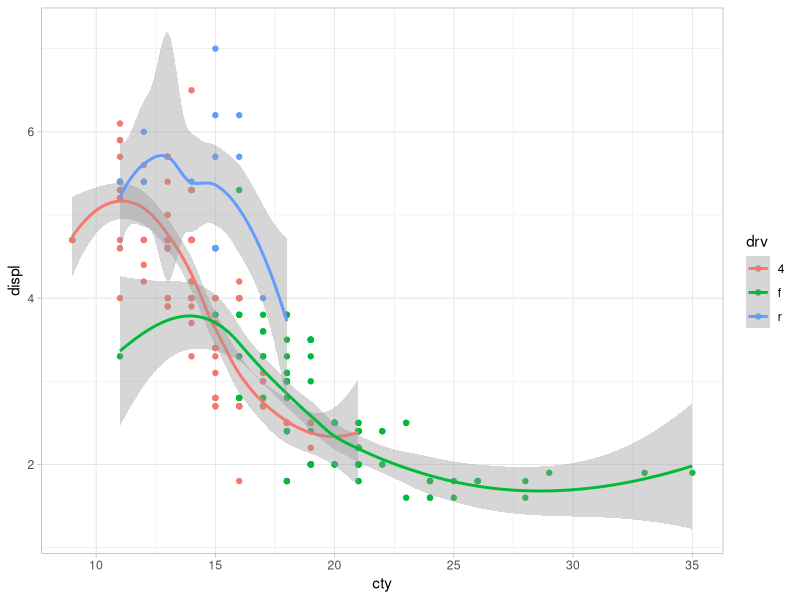
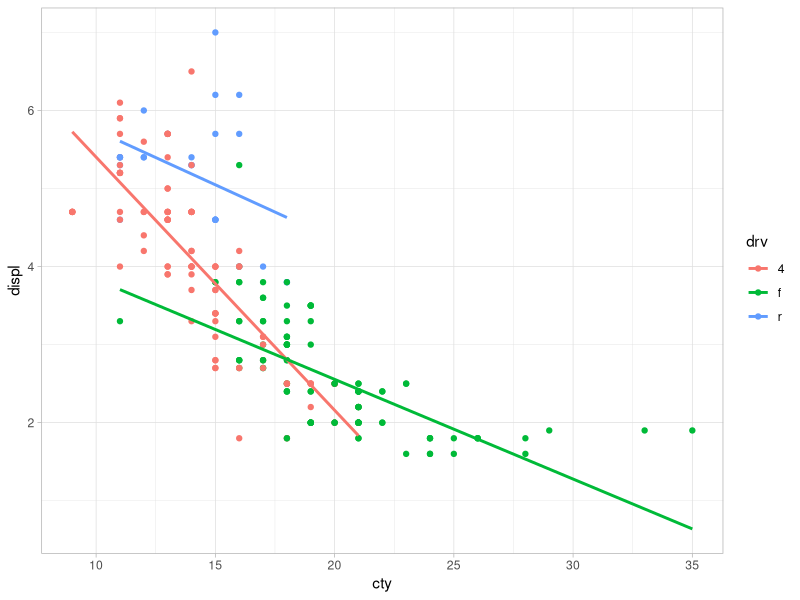

Source code (R) for these figures, in order:
## ---- chunk 1
library(tidyverse)
## ---- chunk 2
head(mpg)
## ---- chunk 3
ggplot(mpg,aes(x=cty,y=displ,color=drv)) +
  geom_point() + 
  geom_smooth() +
  theme_light()
## ---- chunk 4
ggplot(mpg,aes(x=cty,y=displ,color=drv)) +
  geom_point() + 
  geom_smooth(method="lm",se=F) +
  theme_light()
